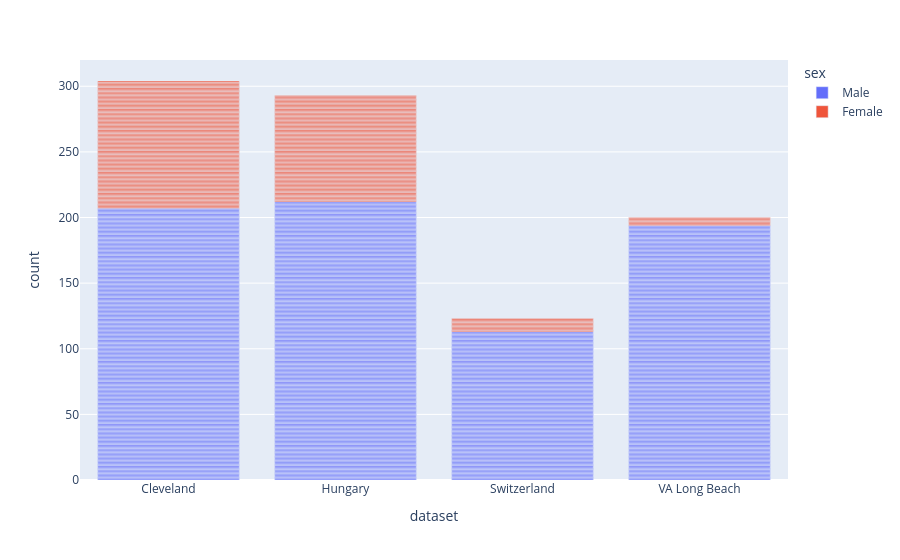

Notebook code for this chart:
### Code cell
# plot the countplot of dataset column with plotly
fig = px.bar(df, x= 'dataset', color='sex')
fig.show()

# print the valuecount of dataset column grouped by sex
print(df.groupby('sex')['dataset'].value_counts())

### Figure 1 — Plotly figure (JSON) as saved in the notebook; plotly's stock layout.template omitted (floating-point values rounded to 4 significant figures; data arrays with more than 128 entries replaced by an {"elided": "..."} marker saying what was removed)
{"data": [{"hovertemplate": "sex=Male<br>dataset=%{x}<br>count=%{y}<extra></extra>", "legendgroup": "Male", "marker": {"color": "#636efa", "pattern": {"shape": ""}}, "name": "Male", "orientation": "v", "showlegend": true, "textposition": "auto", "type": "bar", "x": {"elided": "726 str values"}, "xaxis": "x", "y": {"elided": "726 int values"}, "yaxis": "y"}, {"hovertemplate": "sex=Female<br>dataset=%{x}<br>count=%{y}<extra></extra>", "legendgroup": "Female", "marker": {"color": "#EF553B", "pattern": {"shape": ""}}, "name": "Female", "orientation": "v", "showlegend": true, "textposition": "auto", "type": "bar", "x": {"elided": "194 str values"}, "xaxis": "x", "y": {"elided": "194 int values"}, "yaxis": "y"}], "layout": {"barmode": "relative", "legend": {"title": {"text": "sex"}, "tracegroupgap": 0}, "margin": {"t": 60}, "xaxis": {"anchor": "y", "domain": [0, 1], "title": {"text": "dataset"}}, "yaxis": {"anchor": "x", "domain": [0, 1], "title": {"text": "count"}}}}
